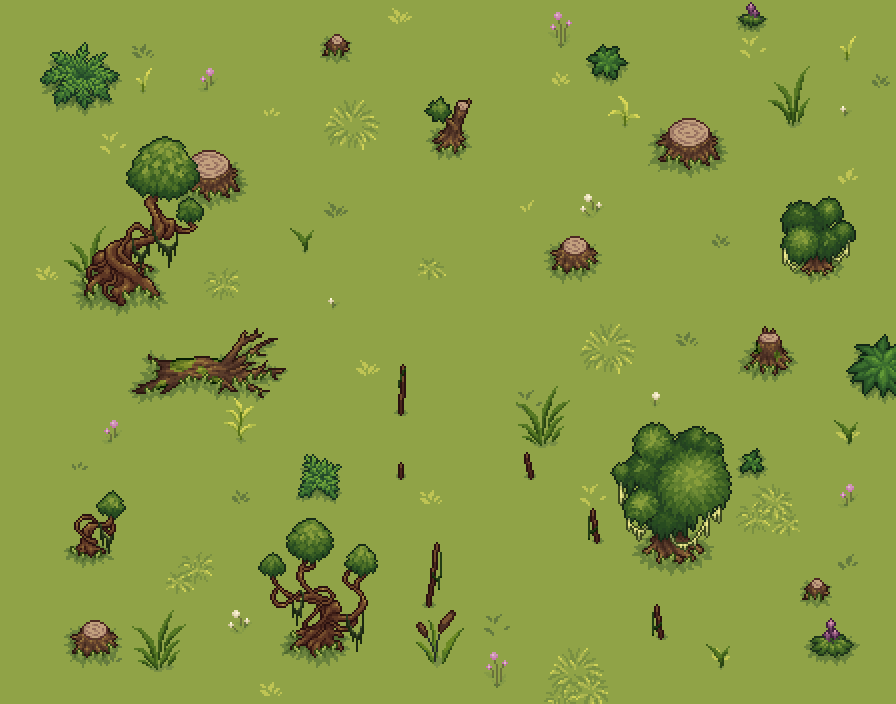

This game map was drawn from its Tiled (.tmx) file and the tilesets committed beside it. A one-line description and the trimmed map source follow:
An orthogonal 28x22 tile map with 32x32 px tiles, 6 tile layers (Ground, Grass, Tall_grass, Objects3, ...), 4 tilesets and 21 objects (SpawnPoint, Border).

<map version="1.10" tiledversion="1.12.1" orientation="orthogonal" renderorder="right-down" width="28" height="22" tilewidth="32" tileheight="32" infinite="0" nextlayerid="11" nextobjectid="23">
 <properties>
  <property name="ambientLight" type="float" value="0.15" />
  <property name="music" value="0" />
  <property name="weather" value="RAIN" />
  <property name="weatherCycle" type="bool" value="true" />
 </properties>
 <tileset firstgid="1" name="Grass" tilewidth="32" tileheight="32" tilecount="546" columns="21">
  <image source="../tiles/SHATTERED LAKE/Grass.png" width="672" height="832" />
 </tileset>
 <tileset firstgid="547" name="Grass_Water" tilewidth="32" tileheight="32" tilecount="1716" columns="39">
  <image source="../tiles/SHATTERED LAKE/Grass_Water.png" width="1248" height="1408" />
 </tileset>
 <tileset firstgid="2263" name="Objects" tilewidth="32" tileheight="32" tilecount="1476" columns="36">
  <image source="../tiles/SHATTERED LAKE/Objects.png" width="1152" height="1312" />
  <tile id="57">
   <properties>
    <property name="sortYOffset" type="int" value="64" />
   </properties>
  </tile>
  <tile id="58">
   <properties>
    <property name="sortYOffset" type="int" value="64" />
   </properties>
  </tile>
  <tile id="59">
   <properties>
    <property name="sortYOffset" type="int" value="64" />
   </properties>
  </tile>
  <tile id="60">
   <properties>
    <property name="sortYOffset" type="int" value="64" />
   </properties>
  </tile>
  <tile id="61">
   <properties>
    <property name="sortYOffset" type="int" value="64" />
   </properties>
  </tile>
  <tile id="62">
   <properties>
    <property name="sortYOffset" type="int" value="64" />
   </properties>
  </tile>
  <tile id="63">
   <properties>
    <property name="sortYOffset" type="int" value="64" />
   </properties>
  </tile>
  <tile id="64">
   <properties>
    <property name="sortYOffset" type="int" value="64" />
   </properties>
  </tile>
  <tile id="65">
   <properties>
    <property name="sortYOffset" type="int" value="64" />
   </properties>
  </tile>
  <tile id="66">
   <properties>
    <property name="sortYOffset" type="int" value="128" />
   </properties>
  </tile>
  <tile id="67">
   <properties>
    <property name="sortYOffset" type="int" value="128" />
   </properties>
  </tile>
  <tile id="68">
   <properties>
    <property name="sortYOffset" type="int" value="128" />
   </properties>
  </tile>
  <tile id="69">
   <properties>
    <property name="sortYOffset" type="int" value="128" />
   </properties>
  </tile>
  <tile id="102">
   <properties>
    <property name="sortYOffset" type="int" value="96" />
   </properties>
  </tile>
  <tile id="103">
   <properties>
    <property name="sortYOffset" type="int" value="96" />
   </properties>
  </tile>
  <tile id="104">
   <properties>
    <property name="sortYOffset" type="int" value="96" />
   </properties>
  </tile>
  <tile id="105">
   <properties>
    <property name="sortYOffset" type="int" value="96" />
   </properties>
  </tile>
  <tile id="129">
   <properties>
    <property name="sortYOffset" type="int" value="-64" />
   </properties>
  </tile>
  <tile id="130">
   <properties>
    <property name="sortYOffset" type="int" value="-64" />
   </properties>
  </tile>
  <tile id="131">
   <properties>
    <property name="sortYOffset" type="int" value="-64" />
   </properties>
  </tile>
  <tile id="132">
   <properties>
    <property name="sortYOffset" type="int" value="-64" />
   </properties>
  </tile>
  <tile id="133">
   <properties>
    <property name="sortYOffset" type="int" value="-64" />
   </properties>
  </tile>
  <tile id="134">
   <properties>
    <property name="sortYOffset" type="int" value="-64" />
   </properties>
  </tile>
  <tile id="135">
   <properties>
    <property name="sortYOffset" type="int" value="-64" />
   </properties>
  </tile>
  <tile id="136">
   <properties>
    <property name="sortYOffset" type="int" value="-64" />
   </properties>
  </tile>
  <tile id="137">
   <properties>
    <property name="sortYOffset" type="int" value="-64" />
   </properties>
  </tile>
  <tile id="138">
   <properties>
    <property name="sortYOffset" type="int" value="64" />
   </properties>
  </tile>
  <tile id="139">
   <properties>
    <property name="sortYOffset" type="int" value="64" />
   </properties>
  </tile>
  <tile id="140">
   <properties>
    <property name="sortYOffset" type="int" value="64" />
   </properties>
  </tile>
  <tile id="141">
   <properties>
    <property name="sortYOffset" type="int" value="64" />
   </properties>
  </tile>
  <tile id="170">
   <properties>
    <property name="sortYOffset" type="int" value="64" />
   </properties>
  </tile>
  <tile id="171">
   <properties>
    <property name="sortYOffset" type="int" value="64" />
   </properties>
  </tile>
  <tile id="210">
   <properties>
    <property name="sortYOffset" type="int" value="-64" />
   </properties>
  </tile>
  <tile id="211">
   <properties>
    <property name="sortYOffset" type="int" value="-64" />
   </properties>
  </tile>
  <tile id="212">
   <properties>
    <property name="sortYOffset" type="int" value="-64" />
   </properties>
  </tile>
  <tile id="213">
   <properties>
    <property name="sortYOffset" type="int" value="-64" />
   </properties>
  </tile>
  <tile id="234">
   <properties>
    <property name="sortYOffset" type="int" value="64" />
   </properties>
  </tile>
  <tile id="235">
   <properties>
    <property name="sortYOffset" type="int" value="64" />
   </properties>
  </tile>
  <tile id="236">
   <properties>
    <property name="sortYOffset" type="int" value="64" />
   </properties>
  </tile>
  <tile id="237">
   <properties>
    <property name="sortYOffset" type="int" value="64" />
   </properties>
  </tile>
  <tile id="238">
   <properties>
    <property name="sortYOffset" type="int" value="64" />
   </properties>
  </tile>
  <tile id="239">
   <properties>
    <property name="sortYOffset" type="int" value="64" />
   </properties>
  </tile>
  <tile id="240">
   <properties>
    <property name="sortYOffset" type="int" value="64" />
   </properties>
  </tile>
  <tile id="241">
   <properties>
    <property name="sortYOffset" type="int" value="64" />
   </properties>
  </tile>
  <tile id="281">
   <properties>
    <property name="sortYOffset" type="int" value="-64" />
   </properties>
  </tile>
  <tile id="282">
   <properties>
    <property name="sortYOffset" type="int" value="-64" />
   </properties>
  </tile>
  <tile id="283">
   <properties>
    <property name="sortYOffset" type="int" value="-64" />
   </properties>
  </tile>
  <tile id="284">
   <properties>
    <property name="sortYOffset" type="int" value="-64" />
   </properties>
  </tile>
  <tile id="303">
   <properties>
    <property name="sortYOffset" type="int" value="-64" />
   </properties>
  </tile>
  <tile id="304">
   <properties>
    <property name="sortYOffset" type="int" value="-64" />
   </properties>
  </tile>
  <tile id="306">
   <properties>
    <property name="sortYOffset" type="int" value="-64" />
   </properties>
  </tile>
  <tile id="307">
   <properties>
    <property name="sortYOffset" type="int" value="-64" />
   </properties>
  </tile>
  <tile id="308">
   <properties>
    <property name="sortYOffset" type="int" value="-64" />
   </properties>
  </tile>
  <tile id="309">
   <properties>
    <property name="sortYOffset" type="int" value="-64" />
   </properties>
  </tile>
  <tile id="310">
   <properties>
    <property name="sortYOffset" type="int" value="-64" />
   </properties>
  </tile>
  <tile id="311">
   <properties>
    <property name="sortYOffset" type="int" value="-64" />
   </properties>
  </tile>
  <tile id="312">
   <properties>
    <property name="sortYOffset" type="int" value="-64" />
   </properties>
  </tile>
  <tile id="313">
   <properties>
    <property name="sortYOffset" type="int" value="-64" />
   </properties>
  </tile>
  <tile id="317">
   <properties>
    <property name="sortYOffset" type="int" value="64" />
   </properties>
  </tile>
  <tile id="318">
   <properties>
    <property name="sortYOffset" type="int" value="64" />
   </properties>
  </tile>
  <tile id="319">
   <properties>
    <property name="sortYOffset" type="int" value="64" />
   </properties>
  </tile>
  <tile id="320">
   <properties>
    <property name="sortYOffset" type="int" value="96" />
   </properties>
  </tile>
  <tile id="321">
   <properties>
    <property name="sortYOffset" type="int" value="96" />
   </properties>
  </tile>
  <tile id="322">
   <properties>
    <property name="sortYOffset" type="int" value="96" />
   </properties>
  </tile>
  <tile id="356">
   <properties>
    <property name="sortYOffset" type="int" value="64" />
   </properties>
  </tile>
  <tile id="357">
   <properties>
    <property name="sortYOffset" type="int" value="64" />
   </properties>
  </tile>
  <tile id="358">
   <properties>
    <property name="sortYOffset" type="int" value="64" />
   </properties>
  </tile>
  <tile id="389">
   <properties>
    <property name="sortYOffset" type="int" value="-64" />
   </properties>
  </tile>
  <tile id="390">
   <properties>
    <property name="sortYOffset" type="int" value="-64" />
   </properties>
  </tile>
  <tile id="391">
   <properties>
    <property name="sortYOffset" type="int" value="-64" />
   </properties>
  </tile>
  <tile id="428">
   <properties>
    <property name="sortYOffset" type="int" value="-64" />
   </properties>
  </tile>
  <tile id="429">
   <properties>
    <property name="sortYOffset" type="int" value="-64" />
   </properties>
  </tile>
  <tile id="430">
   <properties>
    <property name="sortYOffset" type="int" value="-64" />
   </properties>
  </tile>
  <tile id="917">
   <properties>
    <property name="sortYOffset" type="int" value="96" />
   </properties>
  </tile>
  <tile id="953">
   <properties>
    <property name="sortYOffset" type="int" value="-64" />
   </properties>
  </tile>
  <tile id="956">
   <properties>
    <property name="sortYOffset" type="int" value="-64" />
   </properties>
  </tile>
  <tile id="957">
   <properties>
    <property name="sortYOffset" type="int" value="-64" />
   </properties>
  </tile>
 </tileset>
 <tileset firstgid="3739" name="Objects2" tilewidth="32" tileheight="32" tilecount="1520" columns="38">
  <image source="../tiles/SHATTERED LAKE/Objects2.png" width="1216" height="1280" />
  <tile id="10">
   <properties>
    <property name="sortYOffset" type="int" value="128" />
   </properties>
  </tile>
  <tile id="11">
   <properties>
    <property name="sortYOffset" type="int" value="128" />
   </properties>
  </tile>
  <tile id="12">
   <properties>
    <property name="sortYOffset" type="int" value="128" />
   </properties>
  </tile>
  <tile id="13">
   <properties>
    <property name="sortYOffset" type="int" value="128" />
   </properties>
  </tile>
  <tile id="48">
   <properties>
    <property name="sortYOffset" type="int" value="96" />
   </properties>
  </tile>
  <tile id="49">
   <properties>
    <property name="sortYOffset" type="int" value="96" />
   </properties>
  </tile>
  <tile id="50">
   <properties>
    <property name="sortYOffset" type="int" value="96" />
   </properties>
  </tile>
  <tile id="51">
   <properties>
    <property name="sortYOffset" type="int" value="96" />
   </properties>
  </tile>
  <tile id="86">
   <properties>
    <property name="sortYOffset" type="int" value="64" />
   </properties>
  </tile>
  <tile id="87">
   <properties>
    <property name="sortYOffset" type="int" value="64" />
   </properties>
  </tile>
  <tile id="88">
   <properties>
    <property name="sortYOffset" type="int" value="64" />
   </properties>
  </tile>
  <tile id="89">
   <properties>
    <property name="sortYOffset" type="int" value="64" />
   </properties>
  </tile>
  <tile id="162">
   <properties>
    <property name="sortYOffset" type="int" value="-64" />
   </properties>
  </tile>
  <tile id="163">
   <properties>
    <property name="sortYOffset" type="int" value="-64" />
   </properties>
  </tile>
  <tile id="164">
   <properties>
    <property name="sortYOffset" type="int" value="-64" />
   </properties>
  </tile>
  <tile id="165">
   <properties>
    <property name="sortYOffset" type="int" value="-64" />
   </properties>
  </tile>
  <tile id="775">
   <properties>
    <property name="sortYOffset" type="int" value="160" />
   </properties>
  </tile>
  <tile id="776">
   <properties>
    <property name="sortYOffset" type="int" value="160" />
   </properties>
  </tile>
  <tile id="777">
   <properties>
    <property name="sortYOffset" type="int" value="160" />
   </properties>
  </tile>
  <tile id="778">
   <properties>
    <property name="sortYOffset" type="int" value="160" />
   </properties>
  </tile>
  <tile id="813">
   <properties>
    <property name="sortYOffset" type="int" value="128" />
   </properties>
  </tile>
  <tile id="814">
   <properties>
    <property name="sortYOffset" type="int" value="128" />
   </properties>
  </tile>
  <tile id="815">
   <properties>
    <property name="sortYOffset" type="int" value="128" />
   </properties>
  </tile>
  <tile id="816">
   <properties>
    <property name="sortYOffset" type="int" value="128" />
   </properties>
  </tile>
  <tile id="851">
   <properties>
    <property name="sortYOffset" type="int" value="96" />
   </properties>
  </tile>
  <tile id="852">
   <properties>
    <property name="sortYOffset" type="int" value="96" />
   </properties>
  </tile>
  <tile id="853">
   <properties>
    <property name="sortYOffset" type="int" value="96" />
   </properties>
  </tile>
  <tile id="854">
   <properties>
    <property name="sortYOffset" type="int" value="96" />
   </properties>
  </tile>
  <tile id="888">
   <properties>
    <property name="sortYOffset" type="int" value="64" />
   </properties>
  </tile>
  <tile id="889">
   <properties>
    <property name="sortYOffset" type="int" value="64" />
   </properties>
  </tile>
  <tile id="890">
   <properties>
    <property name="sortYOffset" type="int" value="64" />
   </properties>
  </tile>
  <tile id="891">
   <properties>
    <property name="sortYOffset" type="int" value="64" />
   </properties>
  </tile>
  <tile id="892">
   <properties>
    <property name="sortYOffset" type="int" value="64" />
   </properties>
  </tile>
  <tile id="964">
   <properties>
    <property name="sortYOffset" type="int" value="-64" />
   </properties>
  </tile>
  <tile id="965">
   <properties>
    <property name="sortYOffset" type="int" value="-64" />
   </properties>
  </tile>
  <tile id="966">
   <properties>
    <property name="sortYOffset" type="int" value="-64" />
   </properties>
  </tile>
  <tile id="967">
   <properties>
    <property name="sortYOffset" type="int" value="-64" />
   </properties>
  </tile>
 </tileset>
 <layer id="1" name="Ground" width="28" height="22">
  <properties>
   <property name="render" value="background" />
  </properties>
  <data>[616 cells, 616 non-empty, 1 distinct tile ids]</data>
 </layer>
 <layer id="4" name="Grass" width="28" height="22">
  <properties>
   <property name="render" value="background" />
  </properties>
  <data>[616 cells, 51 non-empty, 34 distinct tile ids]</data>
 </layer>
 <layer id="6" name="Tall_grass" width="28" height="22">
  <properties>
   <property name="render" value="depth" />
  </properties>
  <data>[616 cells, 40 non-empty, 23 distinct tile ids]</data>
 </layer>
 <layer id="7" name="Objects3" width="28" height="22">
  <properties>
   <property name="render" value="depth" />
  </properties>
  <data>[616 cells, 11 non-empty, 9 distinct tile ids]</data>
 </layer>
 <layer id="2" name="Objects" width="28" height="22">
  <properties>
   <property name="render" value="depth" />
  </properties>
  <data>[616 cells, 103 non-empty, 89 distinct tile ids]</data>
 </layer>
 <layer id="3" name="Objects2" width="28" height="22">
  <properties>
   <property name="render" value="depth" />
  </properties>
  <data>[616 cells, 62 non-empty, 62 distinct tile ids]</data>
 </layer>
 <objectgroup id="8" name="Events">
  <object id="1" name="SpawnPoint" type="SpawnPoint" x="544" y="608">
   <properties>
    <property name="id" value="Spawn_Boss1" />
   </properties>
   <point />
  </object>
 </objectgroup>
 <objectgroup id="9" name="Collision">
  <object id="2" name="Border" x="0" y="0">
   <polyline points="0,0 0,704 896,704 896,0 0,0" />
  </object>
  <object id="3" x="150.667" y="360.667">
   <polygon points="0,0 0,31.5867 115.106,31.0867 114.971,-22.627 86.8977,-23.2917 73.643,0" />
  </object>
  <object id="4" x="307" y="617">
   <polygon points="0,0 0,28.6633 28.6633,28.6633 28.6633,0" />
  </object>
  <object id="5" x="656.333" y="516.667">
   <polygon points="0,0 0,32 32,32 32,0" />
  </object>
  <object id="6" x="803.5" y="239">
   <polygon points="0,0 0,28.6633 28.6633,28.6633 28.6633,0" />
  </object>
  <object id="7" x="668" y="124.667">
   <polygon points="0,0 0,32 44.4224,32 44.2406,0" />
  </object>
  <object id="8" x="188.667" y="156.667">
   <polygon points="0,0 0,32 44.4224,32 44.2406,0" />
  </object>
  <object id="9" x="756" y="335.333">
   <polygon points="0,0 0,32 32,32 32,0" />
  </object>
  <object id="10" x="438.583" y="118.667">
   <polygon points="0,0 0,20.6667 22.6667,20.6667 22.6667,0" />
  </object>
  <object id="11" x="559.333" y="238">
   <polygon points="0,0 0,32 32,32 32,0" />
  </object>
  <object id="12" x="80" y="623">
   <polygon points="0,0 0,32 32,32 32,0" />
  </object>
  <object id="13" x="807.5" y="579">
   <polygon points="0,0 0,19.5 19.5,19.5 19.5,0" />
  </object>
  <object id="14" x="325.5" y="36">
   <polygon points="0,0 0,19.5 19.5,19.5 19.5,0" />
  </object>
  <object id="15" x="62" y="63">
   <polygon points="0,0 0,32.1667 36.5,32.1667 36.5,0" />
  </object>
  <object id="16" x="96.6667" y="254">
   <polygon points="0,0 0,33.3333 48,33.3333 48,0" />
  </object>
  <object id="17" x="876" y="352">
   <polygon points="0,0 0,28.6633 28.6633,28.6633 28.6633,0" />
  </object>
  <object id="18" x="79.6667" y="535.667">
   <polygon points="0,0 0,16 17,16 17,0" />
  </object>
  <object id="19" x="313" y="470">
   <polygon points="0,-2 0,16 17,16 17,-2" />
  </object>
  <object id="20" x="824.667" y="636">
   <polygon points="0,0 0,16 17,16 17,0" />
  </object>
  <object id="21" x="598.333" y="53.6667">
   <polygon points="0,0 0,16 17,16 17,0" />
  </object>
 </objectgroup>
 <objectgroup id="10" name="Monsters" />
</map>
